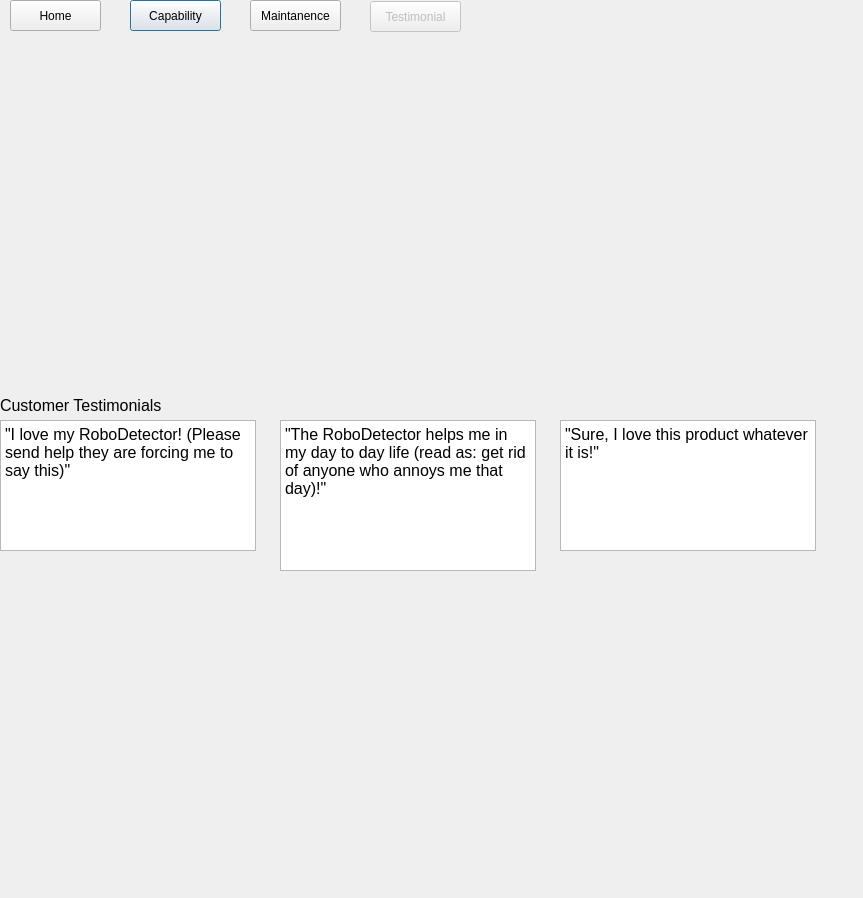
<?xml version="1.0" encoding="UTF-8"?>
<ui version="4.0">
 <class>Testimonial</class>
 <widget class="QDialog" name="Testimonial">
  <property name="geometry">
   <rect>
    <x>0</x>
    <y>0</y>
    <width>863</width>
    <height>898</height>
   </rect>
  </property>
  <property name="windowTitle">
   <string>Dialog</string>
  </property>
  <widget class="QLabel" name="header">
   <property name="geometry">
    <rect>
     <x>0</x>
     <y>390</y>
     <width>211</width>
     <height>31</height>
    </rect>
   </property>
   <property name="font">
    <font>
     <pointsize>12</pointsize>
    </font>
   </property>
   <property name="text">
    <string>Customer Testimonials</string>
   </property>
  </widget>
  <widget class="QTextBrowser" name="textBrowser_2">
   <property name="geometry">
    <rect>
     <x>280</x>
     <y>420</y>
     <width>256</width>
     <height>151</height>
    </rect>
   </property>
   <property name="html">
    <string>&lt;!DOCTYPE HTML PUBLIC &quot;-//W3C//DTD HTML 4.0//EN&quot; &quot;http://www.w3.org/TR/REC-html40/strict.dtd&quot;&gt;
&lt;html&gt;&lt;head&gt;&lt;meta name=&quot;qrichtext&quot; content=&quot;1&quot; /&gt;&lt;style type=&quot;text/css&quot;&gt;
p, li { white-space: pre-wrap; }
&lt;/style&gt;&lt;/head&gt;&lt;body style=&quot; font-family:'MS Shell Dlg 2'; font-size:8.25pt; font-weight:400; font-style:normal;&quot;&gt;
&lt;p style=&quot; margin-top:0px; margin-bottom:0px; margin-left:0px; margin-right:0px; -qt-block-indent:0; text-indent:0px;&quot;&gt;&lt;span style=&quot; font-size:12pt;&quot;&gt;&amp;quot;The RoboDetector helps me in my day to day life (read as: get rid of anyone who annoys me that day)!&amp;quot;&lt;/span&gt;&lt;/p&gt;
&lt;p style=&quot;-qt-paragraph-type:empty; margin-top:0px; margin-bottom:0px; margin-left:0px; margin-right:0px; -qt-block-indent:0; text-indent:0px; font-size:12pt;&quot;&gt;&lt;br /&gt;&lt;/p&gt;&lt;/body&gt;&lt;/html&gt;</string>
   </property>
  </widget>
  <widget class="QTextBrowser" name="textBrowser">
   <property name="geometry">
    <rect>
     <x>0</x>
     <y>420</y>
     <width>256</width>
     <height>131</height>
    </rect>
   </property>
   <property name="html">
    <string>&lt;!DOCTYPE HTML PUBLIC &quot;-//W3C//DTD HTML 4.0//EN&quot; &quot;http://www.w3.org/TR/REC-html40/strict.dtd&quot;&gt;
&lt;html&gt;&lt;head&gt;&lt;meta name=&quot;qrichtext&quot; content=&quot;1&quot; /&gt;&lt;style type=&quot;text/css&quot;&gt;
p, li { white-space: pre-wrap; }
&lt;/style&gt;&lt;/head&gt;&lt;body style=&quot; font-family:'MS Shell Dlg 2'; font-size:8.25pt; font-weight:400; font-style:normal;&quot;&gt;
&lt;p style=&quot; margin-top:0px; margin-bottom:0px; margin-left:0px; margin-right:0px; -qt-block-indent:0; text-indent:0px;&quot;&gt;&lt;span style=&quot; font-size:12pt;&quot;&gt;&amp;quot;I love my RoboDetector! (Please send help they are forcing me to say this)&amp;quot;&lt;/span&gt;&lt;/p&gt;&lt;/body&gt;&lt;/html&gt;</string>
   </property>
  </widget>
  <widget class="QLabel" name="bannerPic">
   <property name="geometry">
    <rect>
     <x>10</x>
     <y>40</y>
     <width>801</width>
     <height>341</height>
    </rect>
   </property>
   <property name="focusPolicy">
    <enum>Qt::StrongFocus</enum>
   </property>
   <property name="text">
    <string/>
   </property>
   <property name="pixmap">
    <pixmap resource="images.qrc">:/pics/science-in-hd-1WBN-JKSmKI-unsplash.jpg</pixmap>
   </property>
   <property name="scaledContents">
    <bool>true</bool>
   </property>
   <property name="margin">
    <number>0</number>
   </property>
   <property name="openExternalLinks">
    <bool>false</bool>
   </property>
  </widget>
  <widget class="QLabel" name="pic1">
   <property name="geometry">
    <rect>
     <x>0</x>
     <y>550</y>
     <width>251</width>
     <height>271</height>
    </rect>
   </property>
   <property name="text">
    <string/>
   </property>
   <property name="pixmap">
    <pixmap resource="images.qrc">:/pics/hayley-wagner-7UIpoiARc_8-unsplash.jpg</pixmap>
   </property>
   <property name="scaledContents">
    <bool>true</bool>
   </property>
  </widget>
  <widget class="QLabel" name="pic3">
   <property name="geometry">
    <rect>
     <x>560</x>
     <y>540</y>
     <width>261</width>
     <height>291</height>
    </rect>
   </property>
   <property name="text">
    <string/>
   </property>
   <property name="pixmap">
    <pixmap resource="images.qrc">:/pics/anjo-clacino-YIMASa67nKU-unsplash.jpg</pixmap>
   </property>
   <property name="scaledContents">
    <bool>true</bool>
   </property>
  </widget>
  <widget class="QPushButton" name="capability">
   <property name="enabled">
    <bool>true</bool>
   </property>
   <property name="geometry">
    <rect>
     <x>130</x>
     <y>0</y>
     <width>91</width>
     <height>31</height>
    </rect>
   </property>
   <property name="text">
    <string>Capability</string>
   </property>
  </widget>
  <widget class="QLabel" name="pic2">
   <property name="geometry">
    <rect>
     <x>280</x>
     <y>560</y>
     <width>261</width>
     <height>261</height>
    </rect>
   </property>
   <property name="text">
    <string/>
   </property>
   <property name="pixmap">
    <pixmap resource="images.qrc">:/pics/michael-dam-mEZ3PoFGs_k-unsplash.jpg</pixmap>
   </property>
   <property name="scaledContents">
    <bool>true</bool>
   </property>
  </widget>
  <widget class="QTextBrowser" name="textBrowser_3">
   <property name="geometry">
    <rect>
     <x>560</x>
     <y>420</y>
     <width>256</width>
     <height>131</height>
    </rect>
   </property>
   <property name="html">
    <string>&lt;!DOCTYPE HTML PUBLIC &quot;-//W3C//DTD HTML 4.0//EN&quot; &quot;http://www.w3.org/TR/REC-html40/strict.dtd&quot;&gt;
&lt;html&gt;&lt;head&gt;&lt;meta name=&quot;qrichtext&quot; content=&quot;1&quot; /&gt;&lt;style type=&quot;text/css&quot;&gt;
p, li { white-space: pre-wrap; }
&lt;/style&gt;&lt;/head&gt;&lt;body style=&quot; font-family:'MS Shell Dlg 2'; font-size:8.25pt; font-weight:400; font-style:normal;&quot;&gt;
&lt;p style=&quot; margin-top:0px; margin-bottom:0px; margin-left:0px; margin-right:0px; -qt-block-indent:0; text-indent:0px;&quot;&gt;&lt;span style=&quot; font-size:12pt;&quot;&gt;&amp;quot;Sure, I love this product whatever it is!&amp;quot;&lt;/span&gt;&lt;/p&gt;&lt;/body&gt;&lt;/html&gt;</string>
   </property>
  </widget>
  <widget class="QPushButton" name="home">
   <property name="enabled">
    <bool>true</bool>
   </property>
   <property name="geometry">
    <rect>
     <x>10</x>
     <y>0</y>
     <width>91</width>
     <height>31</height>
    </rect>
   </property>
   <property name="text">
    <string>Home</string>
   </property>
  </widget>
  <widget class="QPushButton" name="maint">
   <property name="geometry">
    <rect>
     <x>250</x>
     <y>0</y>
     <width>91</width>
     <height>31</height>
    </rect>
   </property>
   <property name="text">
    <string>Maintanence</string>
   </property>
  </widget>
  <widget class="QPushButton" name="testimonial">
   <property name="enabled">
    <bool>false</bool>
   </property>
   <property name="geometry">
    <rect>
     <x>370</x>
     <y>1</y>
     <width>91</width>
     <height>31</height>
    </rect>
   </property>
   <property name="text">
    <string>Testimonial</string>
   </property>
  </widget>
 </widget>
 <resources>
  <include location="images.qrc"/>
 </resources>
 <connections/>
</ui>
